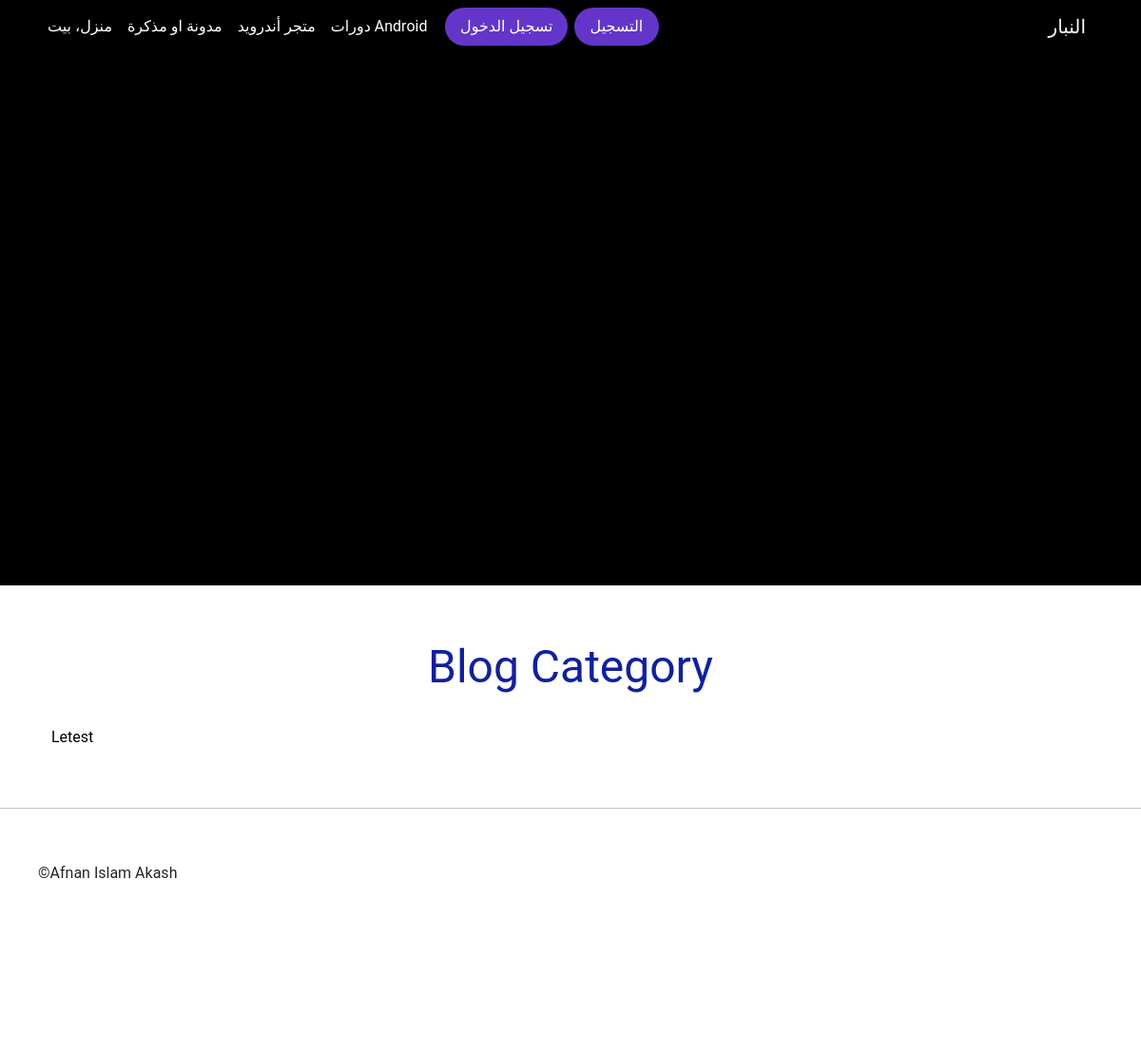
/ar_category/coding/, run on an earlier commit of the app's database.
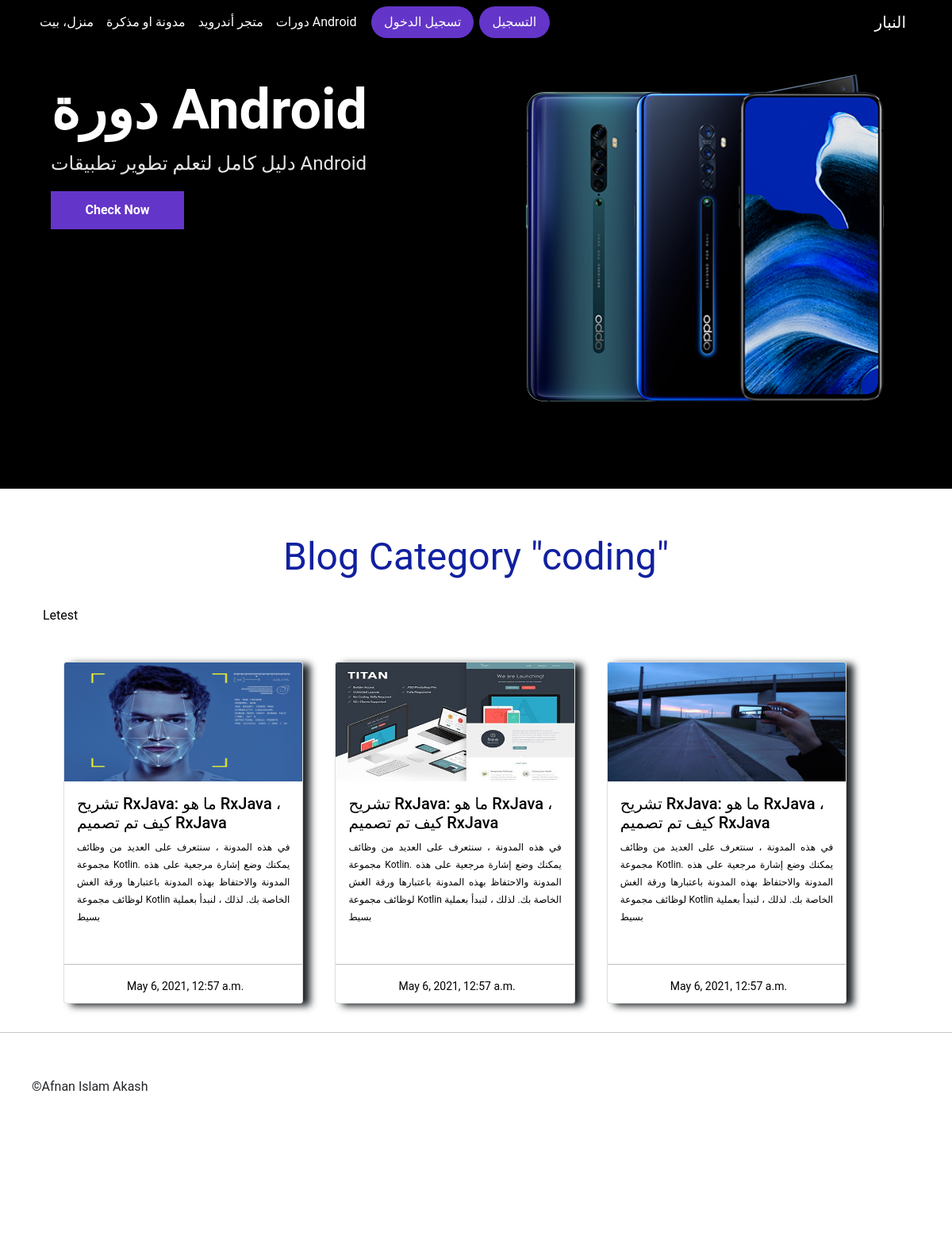
And on a later commit of the database.
### web_english/models.py (models this page shows, shortened)
class Head_titelAR(models.Model):
    titel=models.CharField(max_length=50,default="")
    subtitel=models.CharField(max_length=200,default="")
    button_link=models.CharField(max_length=200,default="")
    slide_image=models.ImageField(upload_to="static/slide_image/",default="")

class BlogAR(models.Model):
    titel=models.CharField(max_length=50)
    category=models.CharField(max_length=50)
    image=models.ImageField(upload_to="static/blog_image/")
    post=RichTextField(blank=True,null=True)
    date=models.DateTimeField(default=datetime.now())

### web_english/views.py (the view)
# urls.py: path('ar_category/<str:category>/', views.category_ar, name="web_arabic_category"),
def category_ar(request,category):
    blog=BlogAR.objects.filter(category=category)
    blogcategory=CategoryAR.objects.all()
    sliderhead=Head_titelAR.objects.all()
    sendblog={
        'blog':blog,
        'category':blogcategory,
        "sliderhead":sliderhead
    }
    return render(request,"arabic/category_ar.html",sendblog)

### web_english/templates/arabic/category_ar.html (shortened to what this page needs)
{% extends 'arabic/basear_ar.html' %}
{% load static %}
{% load static %}
{% block head %}
<link rel="stylesheet" type="text/css" href="{% static 'css/style.css' %}">
{% endblock  %}
{% block body %}
    <div class="container-fluid slider">
    	<div id="carouselExampleSlidesOnly" class="carousel slide container-fluid" data-bs-ride="carousel">
        <div class="carousel-inner" >
            <div class="carousel-item active ">
            {% for sliderhead in sliderhead %}
                <div class="slide_left">
                	<h1>{{sliderhead.titel}}</h1>
                	<div style="font-size:24px;color:#e5e5e5" class="sub header">{{sliderhead.subtitel}}</div>
					<button>Check Now</button>
                </div>
                <div class="slide_right">
                	<img src="{{sliderhead.slide_image.url}}">
                </div>
			{% endfor %}
            </div>
        </div>
        </div>
    </div>
    <div class="container">
    	<div class="content_titel col-sm-12">
    		Blog Category {% for i in blog|slice:':1' %}"{{i.category}}"{% endfor %}
    	</div>
    </div>
    <div class="container-fluid">
    	<div class="category">
    		<ul>
    			<li><a href="{% url 'blog' %}"> Letest</a></li>
    		</ul>
    	</div>
    </div>
    	<div class="blog">
    	<div class="row blog_row">
    		{% for blogpost in blog|slice:":6" %}
    		<div class="card blog_card">
    		<a href="{% url 'details_blog' blogpost.id %}" style="text-decoration: none;color: #000;">
			  <img src="{{blogpost.image.url}}" class="card-img-top" alt="..." style="height:150px;">
			  <div class="card-body">
			  	<h5>{{blogpost.titel}}</h5>
			    <span class="card-text" style="text-align:justify;font-size:12px;">{{blogpost.post|slice:":200"|safe}}</span>
			  </div><hr>
			  <div style="padding: 10px;font-size: 14px;padding-top: 0px;padding-bottom: 0px;margin-left: 23%;">
			  	{{blogpost.date}}
			  </div>
			</a>
			</div>
		{% endfor %}
        </div>
    	</div>
{% endblock  %}

What changed in the data, as far as the page shows it:
added Head_titelAR: titel "دورة Android", subtitel "دليل كامل لتعلم تطوير تطبيقات Android", slide_image (picture)
added BlogAR: category "coding", image (picture), titel "تشريح RxJava: ما هو RxJava ، كيف تم تصميم RxJava", post "في هذه المدونة ، سنتعرف على العديد من وظائف مجموعة Kotlin. يمكنك وضع إشارة مرجعية على هذه المدونة والاحتفاظ بهذه المدونة باعتبارها ورقة الغش لوظائف مجموعة Kotlin الخاصة بك. لذلك ، لنبدأ بعملية بسيط", date "May 6, 2021, 12:57 a.m."
added BlogAR: image (picture), titel "تشريح RxJava: ما هو RxJava ، كيف تم تصميم RxJava", post "في هذه المدونة ، سنتعرف على العديد من وظائف مجموعة Kotlin. يمكنك وضع إشارة مرجعية على هذه المدونة والاحتفاظ بهذه المدونة باعتبارها ورقة الغش لوظائف مجموعة Kotlin الخاصة بك. لذلك ، لنبدأ بعملية بسيط", date "May 6, 2021, 12:57 a.m."
added BlogAR: image (picture), titel "تشريح RxJava: ما هو RxJava ، كيف تم تصميم RxJava", post "في هذه المدونة ، سنتعرف على العديد من وظائف مجموعة Kotlin. يمكنك وضع إشارة مرجعية على هذه المدونة والاحتفاظ بهذه المدونة باعتبارها ورقة الغش لوظائف مجموعة Kotlin الخاصة بك. لذلك ، لنبدأ بعملية بسيط", date "May 6, 2021, 12:57 a.m."
